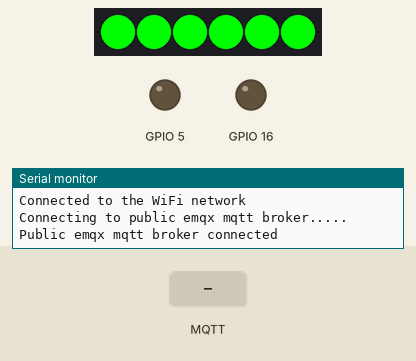
Bench run of a sketch on a simulated ESP8266 (NodeMCU). Shown: 6 RGB LEDs in strip order, left to right, output pins drawn as LEDs (lit = HIGH), the last lines printed to the serial monitor. Inputs (shaded band) come from the test bench. WiFi joins after 1.5 s; servers stay silent unless stated; no MQTT or app messages arrive unless stated; pins used as bus, display or sensor lines are not drawn.

Above: at 1.6 s.
4.8 s: MQTT message "fill" arrives on the first subscribed topic
At 5.4 s:
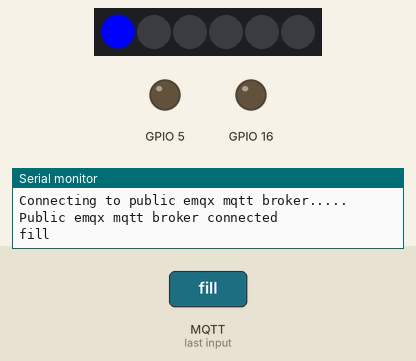
At 7.7 s:
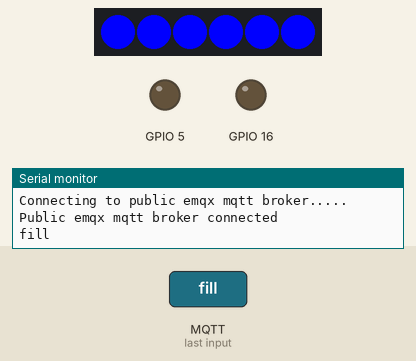
7.8 s: MQTT message "red" arrives on the first subscribed topic
10.0 s: MQTT message "blue" arrives on the first subscribed topic
Timing chart, 0 to 13.0 s (numbered marks = the images above; inputs shaded):
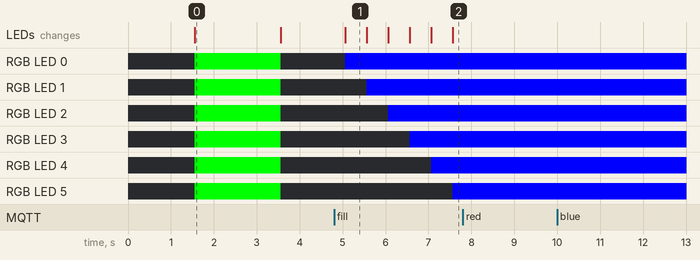

Measured:
- after the input at 4.8 s, RGB LED 0: off → RGB(0, 0, 255) after 0.26 s; RGB LED 1: off → RGB(0, 0, 255) after 0.76 s; RGB LED 2: off → RGB(0, 0, 255) after 1.3 s; RGB LED 3: off → RGB(0, 0, 255) after 1.8 s; RGB LED 4: off → RGB(0, 0, 255) after 2.3 s; the LEDs: change after 0.26 s (image 1)
- what the display in image 0 shows lasts 2.0 s, from 1.6 s to 3.6 s
- what the display in image 1 shows lasts 0.5 s, from 5.1 s to 5.6 s

The sketch:

espbottles.ino
```cpp
#include <ESP8266WiFi.h>
#include <PubSubClient.h>
#include <NeoPixelBus.h>

const uint16_t PixelCount = 6; // this example assumes 4 pixels, making it smaller will cause a failure
const uint8_t PixelPin = 2;  // make sure to set this to the correct pin, ignored for Esp8266

#define colorSaturation 255

NeoPixelBus<NeoGrbFeature, NeoEsp8266Dma800KbpsMethod> strip(PixelCount, PixelPin);

RgbColor red(colorSaturation, 0, 0);
RgbColor green(0, colorSaturation, 0);
RgbColor blue(0, 0, colorSaturation);
RgbColor white(colorSaturation);
RgbColor black(0);
RgbColor yellow(colorSaturation, colorSaturation, 0);

void SetRangeColor(int from, int to, RgbColor color){
  for(int i = from; i < to; i++){
    strip.SetPixelColor(i, color);
  }
  strip.Show();
}

char *lastColor = "";

const char *ssid = "FMS-WiFi";
const char *password = "I40okos%";

const char *mqtt_broker = "192.168.0.100";
const char *senderTopic = "caresp";
const char *receiveTopic = "car-esp";
const char *toCarTopic = "carManagement";
const int mqtt_port = 1883;

IPAddress local_IP(192,168,0,51);
IPAddress gateway(192,168,0,2);
IPAddress subnet(255, 255, 255, 0);

WiFiClient espClient;
PubSubClient client(espClient);

RgbColor strToColor(const char* c){
  RgbColor color;
  if(strcmp(c, "red") == 0)
    return red;
  if(strcmp(c, "blue") == 0)
    return blue;
  if(strcmp(c, "green") == 0)
    return green;
  if(strcmp(c, "white") == 0)
    return white;
  if(strcmp(c, "black") == 0)
    return black;
  return blue;
}

void SetPixelColor(int no, RgbColor color) {
    strip.SetPixelColor(no, color);
    strip.Show();
}

void FillBottles(RgbColor color){
  for(int cnt = 0 ;cnt < PixelCount; cnt++){
    SetPixelColor(cnt, color);
    client.publish(senderTopic, "ONLINE");
    delay(500);
  }
}

void FillBeerBottles(){
  for(int cnt = 0 ;cnt < PixelCount; cnt++){
    if(cnt == 0){
      SetPixelColor(cnt, white);
      client.publish(senderTopic, "ONLINE");
      delay(500);
      continue;
    }
    strip.SetPixelColor(cnt - 1, yellow);
    strip.SetPixelColor(cnt, white);
    strip.Show();
    client.publish(senderTopic, "ONLINE");
    delay(500);
  }
}

void EmptyBottles(){
  for(int cnt = PixelCount - 1; cnt >= 0; cnt--){
    SetPixelColor(cnt, black);
    client.publish(senderTopic, "ONLINE");
    delay(500);
  }
  SetRangeColor(0, 6, black);
}

void EmptyBeerBottles(){
  for(int cnt = PixelCount - 1; cnt >= 0; cnt--){
    if(cnt == 0){
      strip.SetPixelColor(cnt, black);
      strip.Show();
      break;
    }
    strip.SetPixelColor(cnt, black);
    strip.SetPixelColor(cnt - 1, white);
    strip.Show();
    client.publish(senderTopic, "ONLINE");
    delay(500);
  }
  SetRangeColor(0, 6, black);
}

void setup() {
 // Set software serial baud to 115200;
 Serial.begin(115200);
 Serial.flush();
  pinMode(16, OUTPUT);
  pinMode(5, OUTPUT);
    // this resets all the neopixels to an off state
 strip.Begin();
 strip.Show();
 // connecting to a WiFi network
  pinMode(LED_BUILTIN, OUTPUT);
 digitalWrite(LED_BUILTIN, HIGH);
 if (!WiFi.config(local_IP, gateway, subnet)) {
    Serial.println("STA Failed to configure");
 }

 WiFi.begin(ssid, password);

 while (WiFi.status() != WL_CONNECTED) {
     delay(500);
     Serial.println("Connecting to WiFi..");
 }

 Serial.println("Connected to the WiFi network");
 //connecting to a mqtt broker
 client.setServer(mqtt_broker, mqtt_port);
 client.setCallback(callback);
 while (!client.connected()) {
     Serial.println("Connecting to public emqx mqtt broker.....");
     if (client.connect("espbottles")) {
         Serial.println("Public emqx mqtt broker connected");
     } else {
         Serial.print("failed with state ");
         Serial.print(client.state());
     }
 }

 // publish and subscribe
 client.publish(senderTopic, "Bottles ESP is connected!");
 client.subscribe(receiveTopic);
 SetRangeColor(0, 6, green);
 delay(2000);
 SetRangeColor(0, 6, black);
}

void heartbeat(){
  client.publish(senderTopic, "ONLINE");
  delay(500);
}

void reconnect(){
  while (!client.connected()) {
    if (client.connect("espbottles")) {
           Serial.println("Public emqx mqtt broker connected");
           client.subscribe(receiveTopic);
    }
    Serial.println("Nem reconnect");
  }
}

void callback(char *receiveTopic, byte *payload, unsigned int length) {
 char msg[20] = "";
 char color[20] = "";
 int i = 0;
 for (; i < length; i++) {
     msg[i] = (char) payload[i];
     if(msg[i] == ' '){
      break;
     }
 }
 msg[i++] = '\0';
 Serial.println(msg);
 int j = 0;

 for (; i < length; i++) {
     color[j++] = (char) payload[i];
 }
 color[j] = '\0';
 Serial.println(color);

 if(strcmp(msg, "fill") == 0){
  if(strcmp(color, "beer") == 0){
    FillBeerBottles();
    client.publish(toCarTopic, "CarGOBottle");
    lastColor = "beer";
  }
  else{
    FillBottles((RgbColor)strToColor(color));
    client.publish(toCarTopic, "CarGOBottle");
    lastColor = "else";
  }
 }
 if(strcmp(msg, "empty") == 0){
  if(strcmp(lastColor, "beer") == 0){
   EmptyBeerBottles();
   client.publish(toCarTopic, "CarGOContainer");
  }
  else{
    EmptyBottles();
    client.publish(toCarTopic, "CarGOContainer");
  }
 }
 if(strcmp(msg, "start") == 0){
  digitalWrite(16, HIGH);
  digitalWrite(5, LOW);
 }
 if(strcmp(msg, "stop") == 0){
  digitalWrite(16, LOW);
  digitalWrite(5, HIGH);
 }
}

void loop() {
 reconnect();
 heartbeat();
 client.loop();
}
```
